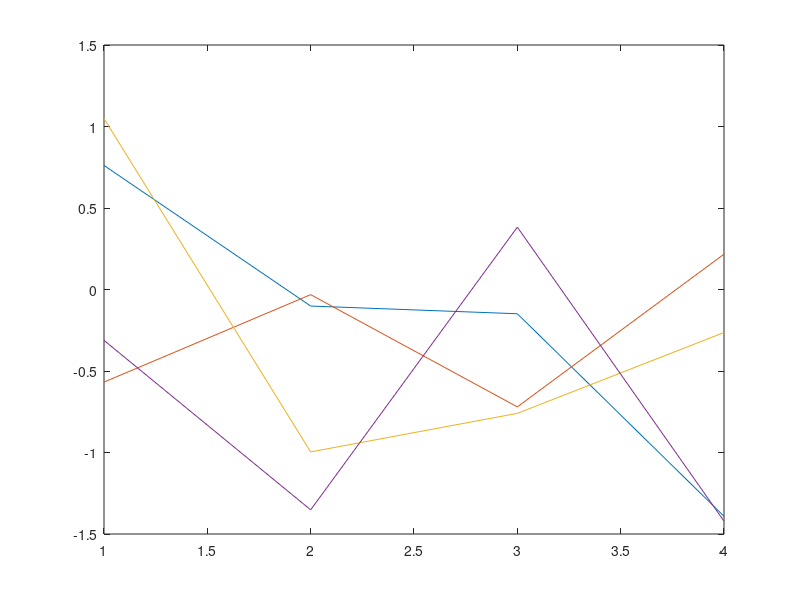

The MATLAB source for this figure:
function [x]=plotrandonnumber2()
% This my test function with an output and input
% It plots x
size_of_x=4;
x=randn(size_of_x);
plot(x);
disp('I am happy');
end